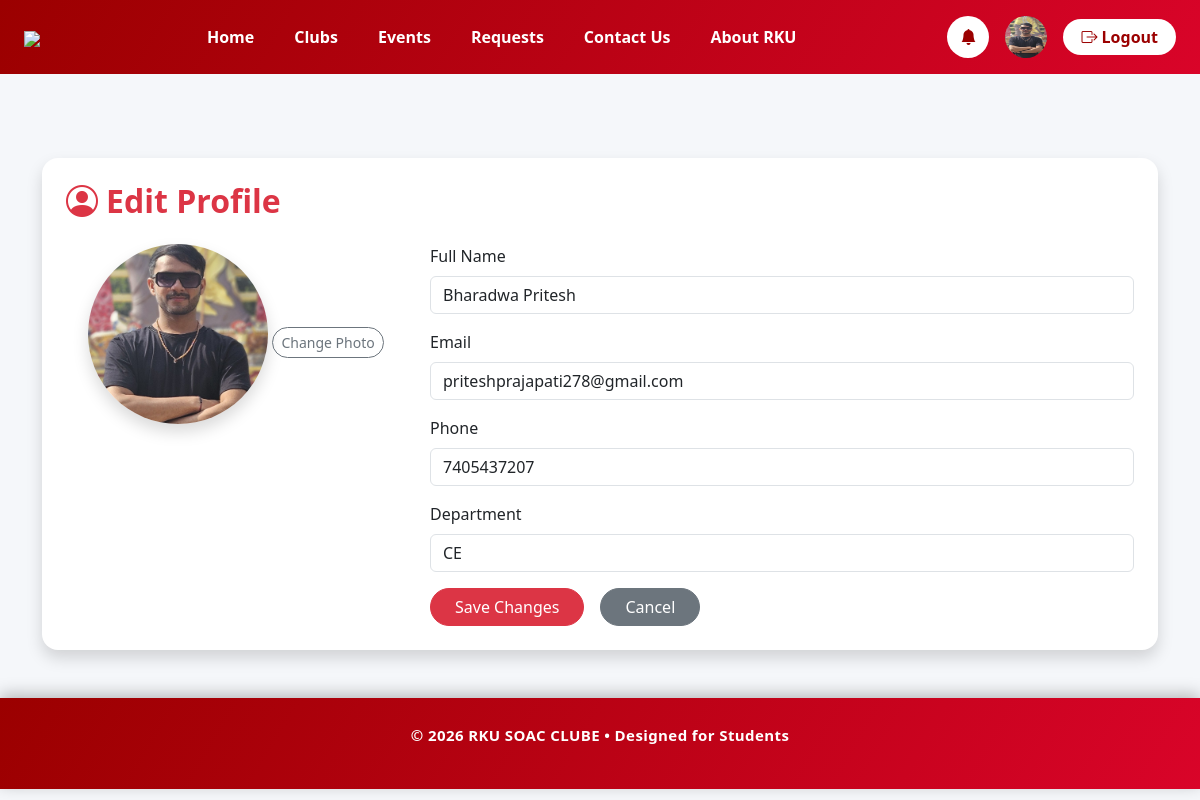
Page /Studentapp/edit_profile.php (signed in) on the committed database.
### tables this page shows
CREATE TABLE `user` (
  `id` int NOT NULL,
  `clubimage` varchar(255) DEFAULT NULL,
  `fullname` varchar(100) DEFAULT NULL,
  `email` varchar(100) DEFAULT NULL,
  `department` varchar(100) DEFAULT NULL,
  `enrollment` varchar(100) DEFAULT NULL,
  `mobile` varchar(20) DEFAULT NULL,
  `password` varchar(100) DEFAULT NULL,
  `reset_token` varchar(255) DEFAULT NULL,
  `role` enum('admin','faculty','user') DEFAULT 'user'
);

### Studentapp/edit_profile.php (the view, shortened to what this page needs)
<?php
include 'header.php';
include "../database.php";
$user_id = $_SESSION['user_id'];
$result = mysqli_query($con,"SELECT * FROM User WHERE id='$user_id'");
$user = mysqli_fetch_assoc($result);
$image_path = !empty($user['clubimage'])
    ? "../uploads/" . $user['clubimage']
    : "assets/images/user.jpg";
?>
<div class="container my-5">
<div class="card shadow border-0 rounded-4">
<div class="card-body p-4">
<h2 class="fw-bold text-danger mb-4">
<i class="bi bi-person-circle me-2"></i>Edit Profile
</h2>
<div class="row">
<div class="col-md-4 text-center mb-4">
<img id="profilePreview"
src="<?php echo $image_path; ?>"
class="img-fluid rounded-circle shadow"
style="width:180px;height:180px;object-fit:cover;">
<button type="button" id="changePhotoBtn"
class="btn btn-outline-secondary btn-sm rounded-pill mt-3">
Change Photo
</button>
</div>
<div class="col-md-8">
<form method="POST" enctype="multipart/form-data" id="editProfileForm">
<div class="mb-3 input-wrapper">
<label class="form-label">Full Name</label>
<input type="text" name="fullname" class="form-control"
value="<?php echo $user['fullname']; ?>">
</div>
<div class="mb-3 input-wrapper">
<label class="form-label">Email</label>
<input type="email" name="email" class="form-control"
value="<?php echo $user['email']; ?>">
</div>
<div class="mb-3 input-wrapper">
<label class="form-label">Phone</label>
<input type="text" name="phone" class="form-control"
value="<?php echo $user['mobile']; ?>">
</div>
<div class="mb-3 input-wrapper">
<label class="form-label">Department</label>
<input type="text" name="department" class="form-control"
value="<?php echo $user['department']; ?>">
</div>
<div class="d-flex gap-3">
<button type="submit" name="update_profile"
class="btn btn-danger rounded-pill px-4">
Save Changes
</button>
<a href="profile_view.php"
class="btn btn-secondary rounded-pill px-4">
Cancel
</a>
</div>
</form>
</div>
</div>
</div>
</div>
</div>
<?php include 'footer.php'; ?>

### Studentapp/header.php (shortened to what this page needs)
<?php
  include "../database.php";
?>
<!DOCTYPE html>
<html lang="en">
<head>
  <link href="https://cdn.jsdelivr.net/npm/bootstrap@5.3.2/dist/css/bootstrap.min.css" rel="stylesheet">
  <link href="https://cdn.jsdelivr.net/npm/bootstrap-icons@1.11.1/font/bootstrap-icons.css" rel="stylesheet">
</head>
<body>
<nav class="navbar navbar-expand-lg navbar-dark custom-navbar fixed-top py-3">
  <div class="container-fluid px-4">
    <a class="navbar-brand" href="index.php">
      <img src="assets/images/logo.png" height="60">
    </a>
    <div class="collapse navbar-collapse" id="navBar">
      <ul class="navbar-nav mx-auto">
        <li class="nav-item"><a class="nav-link" href="index.php">Home</a></li>
        <li class="nav-item"><a class="nav-link" href="clubs_view.php">Clubs</a></li>
        <li class="nav-item"><a class="nav-link" href="events_view.php">Events</a></li>
        <li class="nav-item"><a class="nav-link" href="request.php">Requests</a></li>
        <?php if(isset($_SESSION['user_id'])) { ?>
          <li class="nav-item"><a class="nav-link" href="contactus_view.php">Contact Us</a></li>
        <?php } ?>
        <li class="nav-item"><a class="nav-link" href="aboutrku_view.php">About RKU</a></li>
      </ul>
      <div class="d-flex align-items-center gap-3">
        <?php if(isset($_SESSION['user_id'])) {
          $user_id=$_SESSION['user_id'] ?>
          <a href="notification.php" class="notification-btn">
            <i class="bi bi-bell-fill"></i>
          </a>
          <?php
           $qry="SELECT *from user where id=$user_id";
           $result=mysqli_query($con, $qry);
           if(mysqli_num_rows($result)>0){
            while($row=mysqli_fetch_assoc($result)){
              echo "<a href='profile_view.php'>";
               echo "<img src='../uploads/" . $row['clubimage'] . "' class='profile-img'>";
              echo "</a>";
            }
           }
          ?>
          <a href="logout.php">
            <button class="btn-custom">
              <i class="bi bi-box-arrow-right"></i> Logout
            </button>
          </a>
        <?php } ?>
      </div>
    </div>
  </div>
</nav>
</body>
</html>

### Studentapp/header.php (style rules this page uses)
body { padding-top: 110px; background: #f5f7fa; }
.custom-navbar { background: linear-gradient(120deg, #9b0000, #d90429); }
.navbar-nav .nav-link { font-weight: 600; color: white !important; margin: 0 12px; }
.profile-img { width: 42px; height: 42px; border-radius: 50%; }
.notification-btn { position: relative; background: white; color: #9b0000; border-radius: 50%; width: 42px; height: 42px; display: flex; align-items: center; justify-content: center; text-decoration: none; }
.btn-custom { background: white; color: #9b0000; font-weight: 600; border-radius: 25px; padding: 6px 18px; border: none; }

### Studentapp/edit_profile.php (style rules this page uses)
.input-wrapper { position: relative; }

### rows in the picture
user: clubimage (picture), fullname "Bharadwa Pritesh", email "priteshprajapati278@gmail.com", phone "7405437207", department "CE"
